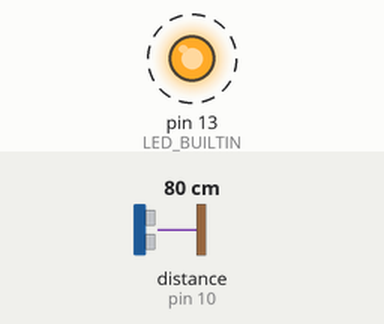
Recording of a sketch running on a simulated Arduino Uno, built with avr-gcc and run on an emulated ATmega328P. On the bench: output pins drawn as LEDs (lit = HIGH). Wiring (inferred from the names in the program): ultrasonic range finder: trigger pin 9; echo pin 10. Dashed ring = blinking. The test bench sets the inputs (shaded band); at power-on: distance to the obstacle (sensor on pin 10) 80 cm. The echo pulse lasts 58.3 µs per cm; pins used as bus, display or sensor lines are not drawn; what the sketch prints to the serial monitor is not drawn.

Above: at 0.5 s.
Timing chart, 0 to 4.8 s (numbered marks = the images above):
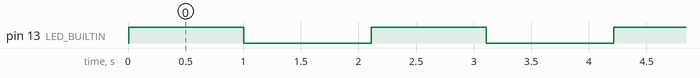

The sketch:

HC_SR04_Lighting_Experiment.ino
```cpp
/*
 * HC-SR04 example sketch
 */

const int trigPin = 9;
const int echoPin = 10;

float duration, distance;

void setup() {
  // initialize SR04 pins
  pinMode(trigPin, OUTPUT);
  pinMode(echoPin, INPUT);
  Serial.begin(9600);

  // initialize digital pin LED_BUILTIN as an output.
  pinMode(LED_BUILTIN, OUTPUT);

}

void loop() {
  digitalWrite(trigPin, LOW);
  delayMicroseconds(2);
  digitalWrite(trigPin, HIGH);
  delayMicroseconds(10);
  digitalWrite(trigPin, LOW);

  duration = pulseIn(echoPin, HIGH);
  distance = (duration*.0343)/2;
  Serial.print("Distance: ");
  Serial.println(distance);

digitalWrite(LED_BUILTIN, HIGH);   // turn the LED on (HIGH is the voltage level)
  delay(1000);                       // wait for a second
  digitalWrite(LED_BUILTIN, LOW);    // turn the LED off by making the voltage LOW
  delay(1000);                       // wait for a second

  delay(100);
}
```

Measured:
- by itself, pin 13 (LED_BUILTIN): alternates HIGH for 1.0 s and LOW for 1.1 s
